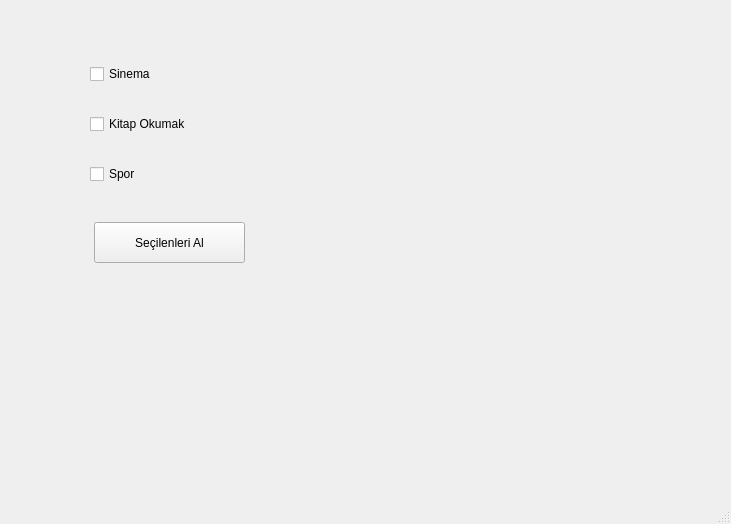
<?xml version="1.0" encoding="UTF-8"?>
<ui version="4.0">
 <class>MainWindow</class>
 <widget class="QMainWindow" name="MainWindow">
  <property name="geometry">
   <rect>
    <x>0</x>
    <y>0</y>
    <width>731</width>
    <height>524</height>
   </rect>
  </property>
  <property name="windowTitle">
   <string>MainWindow</string>
  </property>
  <widget class="QWidget" name="centralwidget">
   <widget class="QPushButton" name="btnSecilenleriAl">
    <property name="geometry">
     <rect>
      <x>94</x>
      <y>222</y>
      <width>151</width>
      <height>41</height>
     </rect>
    </property>
    <property name="text">
     <string>Seçilenleri Al</string>
    </property>
   </widget>
   <widget class="QLabel" name="lblResult">
    <property name="geometry">
     <rect>
      <x>326</x>
      <y>52</y>
      <width>281</width>
      <height>161</height>
     </rect>
    </property>
    <property name="text">
     <string/>
    </property>
   </widget>
   <widget class="QWidget" name="">
    <property name="geometry">
     <rect>
      <x>90</x>
      <y>40</y>
      <width>161</width>
      <height>171</height>
     </rect>
    </property>
    <layout class="QVBoxLayout" name="verticalLayout">
     <item>
      <widget class="QCheckBox" name="cbSinema">
       <property name="text">
        <string>Sinema</string>
       </property>
      </widget>
     </item>
     <item>
      <widget class="QCheckBox" name="cbKitap">
       <property name="text">
        <string>Kitap Okumak</string>
       </property>
      </widget>
     </item>
     <item>
      <widget class="QCheckBox" name="cbSpor">
       <property name="text">
        <string>Spor</string>
       </property>
      </widget>
     </item>
    </layout>
   </widget>
  </widget>
  <widget class="QMenuBar" name="menubar">
   <property name="geometry">
    <rect>
     <x>0</x>
     <y>0</y>
     <width>731</width>
     <height>21</height>
    </rect>
   </property>
  </widget>
  <widget class="QStatusBar" name="statusbar"/>
 </widget>
 <resources/>
 <connections/>
</ui>
